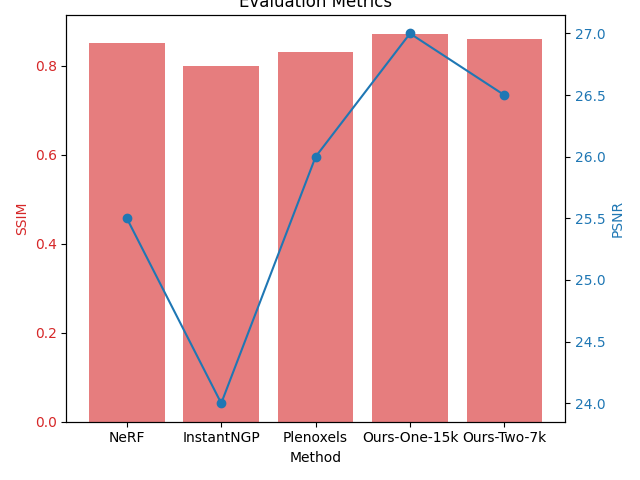

Generate this figure with Python:
import matplotlib.pyplot as plt

# Example data for demonstration
methods = ['NeRF', 'InstantNGP', 'Plenoxels', 'Ours-One-15k', 'Ours-Two-7k']
ssim_scores = [0.85, 0.80, 0.83, 0.87, 0.86]
psnr_scores = [25.5, 24.0, 26.0, 27.0, 26.5]

x = range(len(methods))

fig, ax1 = plt.subplots()

ax1.set_xlabel('Method')
ax1.set_ylabel('SSIM', color='tab:red')
ax1.bar(x, ssim_scores, color='tab:red', alpha=0.6, label='SSIM')
ax1.tick_params(axis='y', labelcolor='tab:red')
ax1.set_xticks(x)
ax1.set_xticklabels(methods)

ax2 = ax1.twinx()
ax2.set_ylabel('PSNR', color='tab:blue')
ax2.plot(x, psnr_scores, color='tab:blue', marker='o', label='PSNR')
ax2.tick_params(axis='y', labelcolor='tab:blue')

fig.tight_layout()
plt.title('Evaluation Metrics')
plt.savefig('evaluation_metrics.png')
plt.show()
